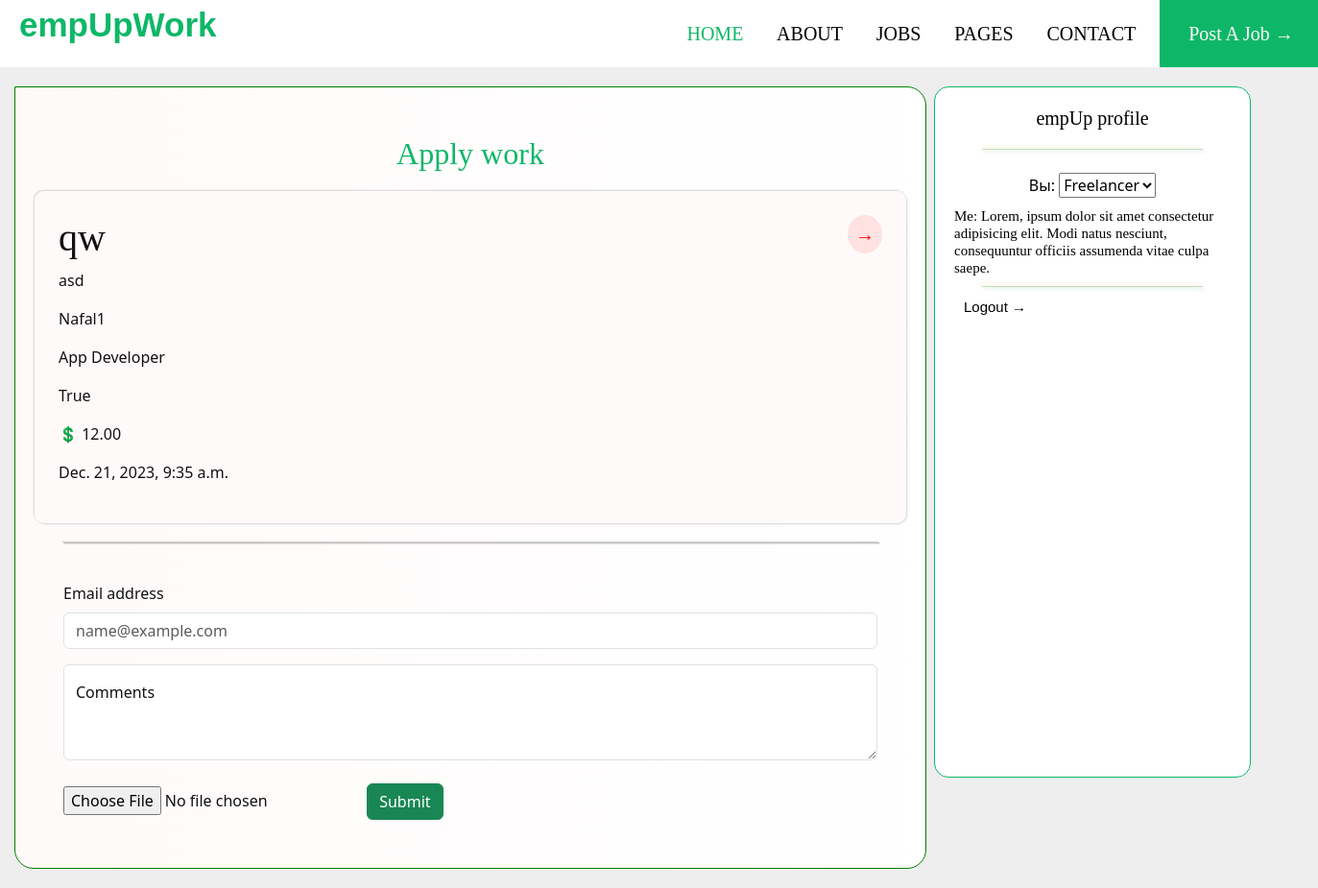
The page /jobs/work_details/3 (signed in) on the database as committed earlier.
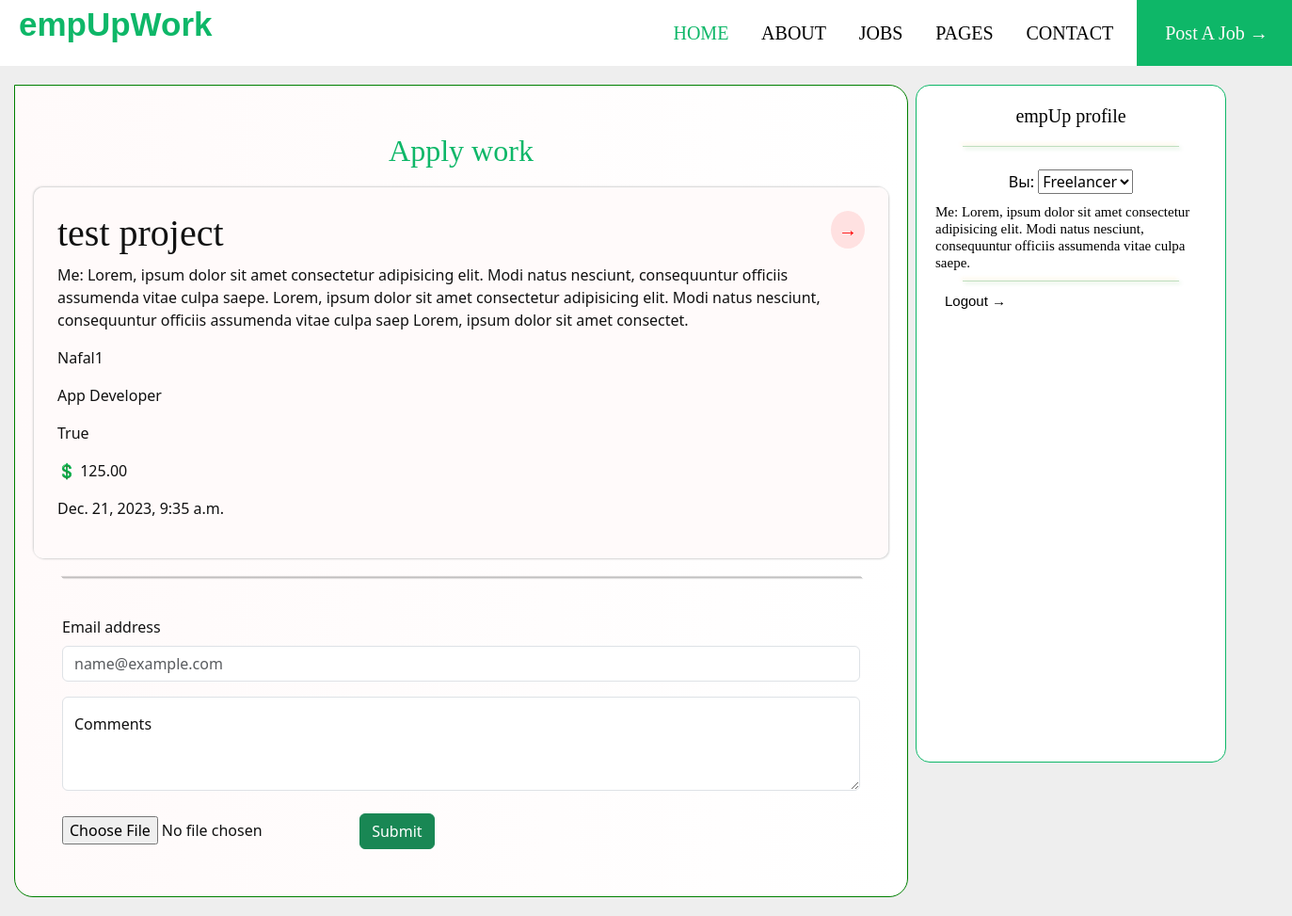
The same page on the database as committed later.
### books/models.py (models this page shows, shortened)
class Books(models.Model):
    title: str = models.CharField(max_length=100)
    description: str = models.TextField(max_length=500)
    author: User = models.ForeignKey(User, on_delete=models.SET_NULL,
                                     null=True, blank=True)
    genre: str = models.CharField(max_length=25)
    is_available: bool = models.BooleanField(default=True)
    price: float = models.DecimalField(max_digits=5, decimal_places=2)
    created: datetime = models.DateTimeField(auto_now_add=True)
    image = models.ImageField(
        default='books/book_default_img.png', upload_to="books")
    objects = models.Manager()  # default
    c_objects = BooksManager()  # custom manager

### books/views.py (the view)
# urls.py: path("work_details/<int:pk>", BookDetailsView.as_view(), name="book_details"),
class BookDetailsView(DetailView):
    modal = Books
    template_name = 'jobs_details.html'
    def get_queryset(self):
        return Books.objects.filter(id=self.kwargs['pk'])

### books/templates/jobs_details.html (shortened to what this page needs)
{% extends 'base.html' %}
{% load django_bootstrap5 %}
{% load static %}
{% block content %}
  <div class="grid">
    <div class="container">
      <h2 class="cen_h3">Apply work</h2>
      <div class="main">
        <h1>
          {{ object.title }}
          <span class="back"><a href="{% url 'books_view' %}">→</a></span>
        </h1>
        <p>{{ object.description }}</p>
        <p>{{ object.author }}</p>
        <p>{{ object.genre }}</p>
        <p>{{ object.is_available }}</p>
        <p>💲 {{ object.price }}</p>
        <p>{{ object.created }}</p>
      </div>
      <hr style="width: 850px;">
      <br />
      <div class="mb-3">
        <label for="exampleFormControlInput1" class="form-label">Email address</label>
        <input type="email" class="form-control" id="exampleFormControlInput1" placeholder="name@example.com" />
      </div>
      <div class="form-floating">
        <textarea class="form-control" placeholder="Leave a comment here" id="floatingTextarea2" style="height: 100px"></textarea>
        <label for="floatingTextarea2">Comments</label>
      </div>
      <br />
      <input type="file" name="file" />
      <a href="" class="btn btn-success">Submit</a>
    </div>
    <div>
      <div class="ch_2">
        <h1><a class="profile" href="{% url 'profile' %}">{{ user.username }} profile</a></h1>
        <hr />
        <div class="select-wrapper">
          <br />
          <label for="type" class="select-label"><span>Вы:</span></label>
          <select id="type" name="type">
            <option value="freelancer">Freelancer</option>
          </select>
        </div>
        <h2 class="me">Me: Lorem, ipsum dolor sit amet consectetur adipisicing elit. Modi natus nesciunt, consequuntur officiis assumenda vitae culpa saepe.</h2>
        <hr />
        <a href="{% url 'logout' %}" class="logout">Logout →</a>
      </div>
    </div>
  </div>
{% endblock %}

Rows that differ between the two databases and show on the page:
changed Books "App Developer": title "qw" → "test project"; description "asd" → "Me: Lorem, ipsum dolor sit amet consectetur adipisicing elit. Modi natus nesciunt, consequuntur officiis assumenda vitae culpa saepe. Lorem, ipsum dolor sit amet consectetur adipisicing elit. Modi natus nesciunt, consequuntur officiis assumenda vitae culpa saep Lorem, ipsum dolor sit amet consectet."; price "12.00" → "125.00"
